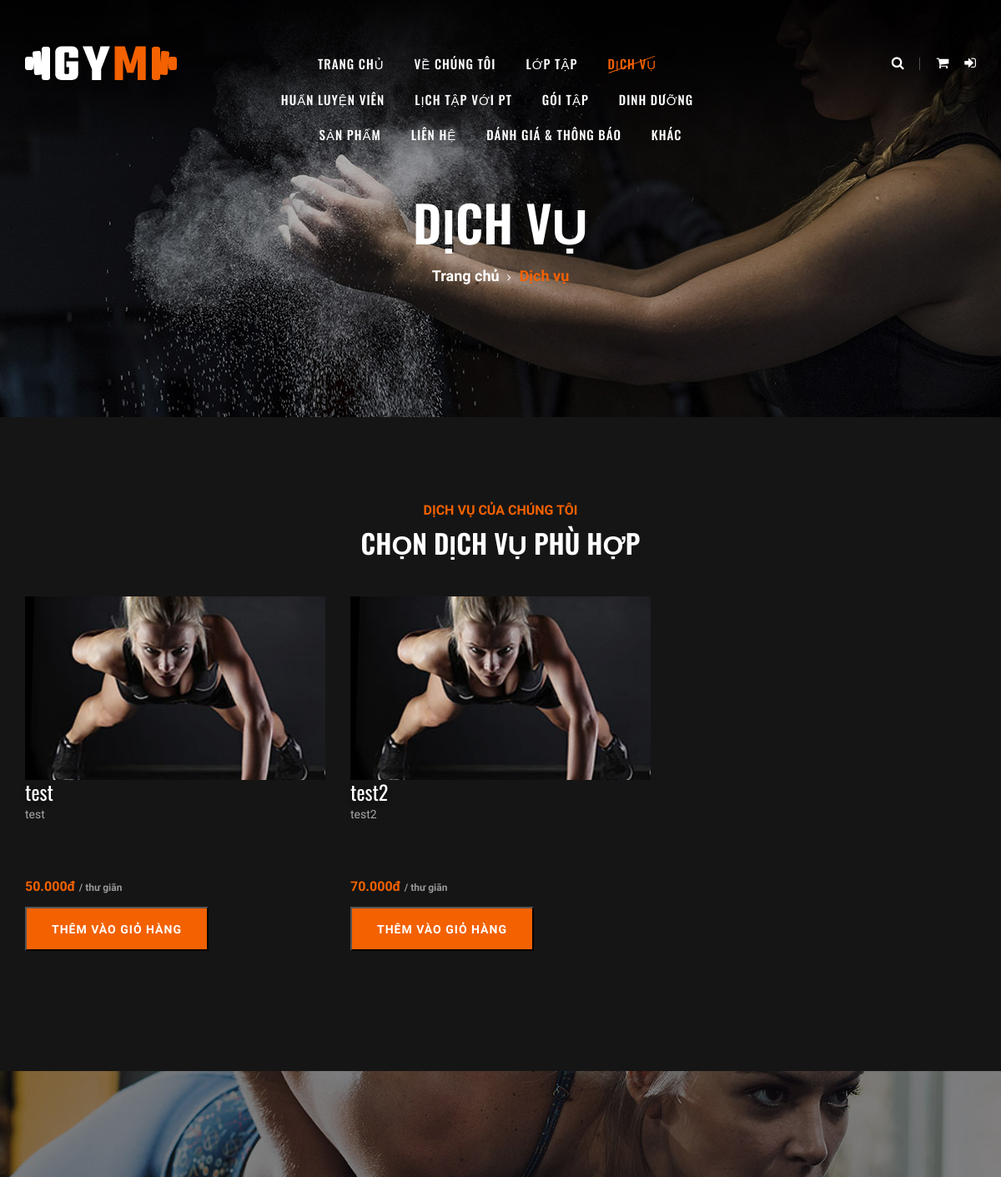
/client/services.php (upper part), run on an earlier commit of the app's database.
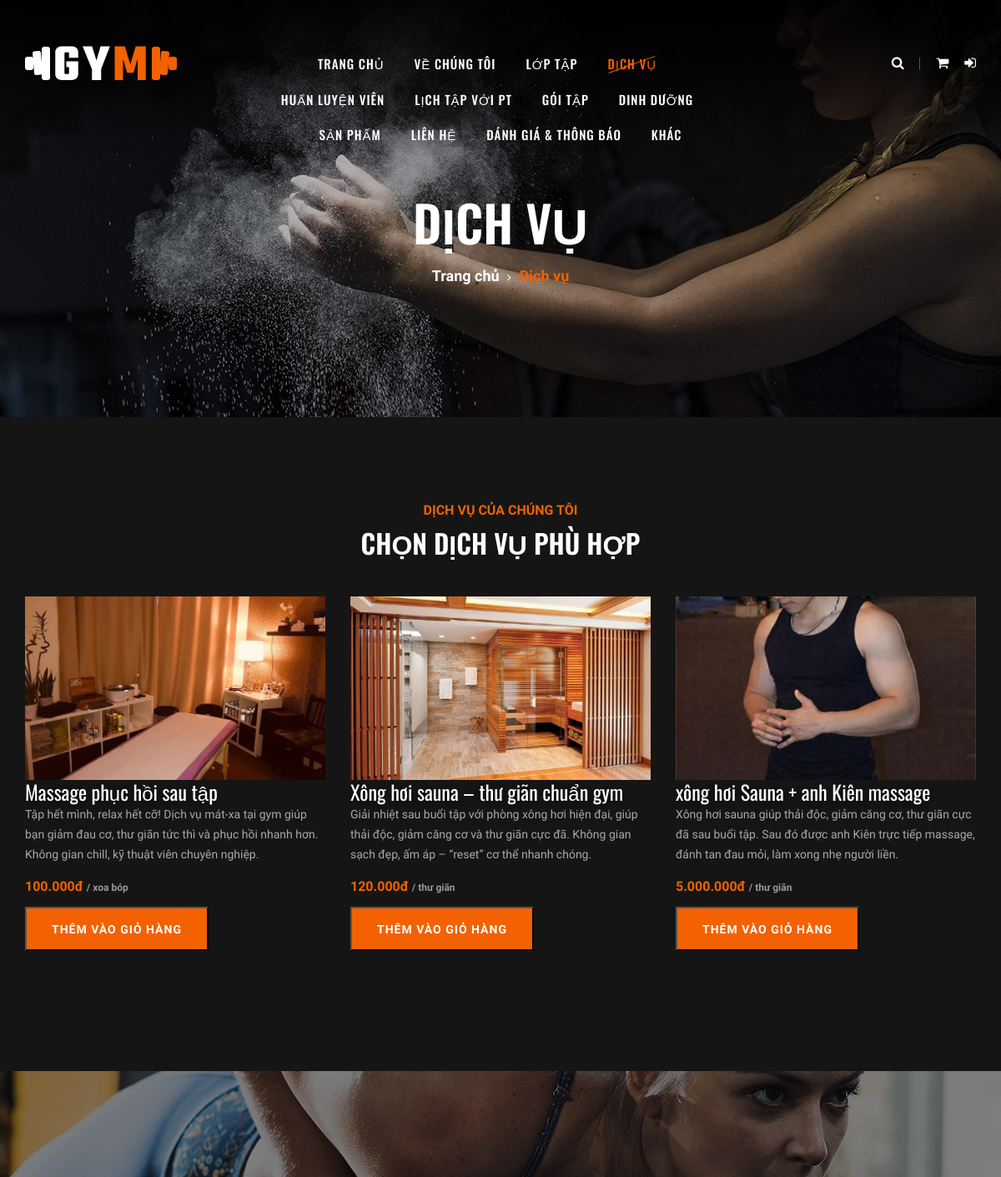
And on a later commit of the database.
### tables this page shows
CREATE TABLE `services` (
  `id` int NOT NULL AUTO_INCREMENT,
  `name` varchar(100) NOT NULL,
  `img` varchar(255) DEFAULT NULL COMMENT 'Đường dẫn hình ảnh dịch vụ',
  `type` enum('thư giãn','xoa bóp','hỗ trợ') NOT NULL,
  `price` decimal(10,2) NOT NULL,
  `description` text,
  `status` enum('hoạt động','không hoạt động') DEFAULT 'hoạt động',
  PRIMARY KEY (`id`)
);

### client/services.php (the view, shortened to what this page needs)
<?php
require_once '../config/db.php';
$services = [];
$serviceQuery = $conn->query("SELECT id, name, img, type, price, description FROM services WHERE status = 'hoạt động' ORDER BY id ASC");
if ($serviceQuery) {
    while ($row = $serviceQuery->fetch_assoc()) {
        $services[] = $row;
    }
}
include 'layout/header.php';
?>
<section class="breadcrumb-section set-bg" data-setbg="assets/img/breadcrumb-bg.jpg">
    <div class="container">
        <div class="row">
            <div class="col-lg-12 text-center">
                <div class="breadcrumb-text">
                    <h2>Dịch vụ</h2>
                    <div class="bt-option">
                        <a href="index.php">Trang chủ</a>
                        <span>Dịch vụ</span>
                    </div>
                </div>
            </div>
        </div>
    </div>
</section>
<section class="services-section spad">
    <div class="container">
        <div class="row">
            <div class="col-lg-12">
                <div class="section-title">
                    <span>Dịch vụ của chúng tôi</span>
                    <h2>CHỌN DỊCH VỤ PHÙ HỢP</h2>
                </div>
            </div>
        </div>
        <div class="row">
            <?php if (!empty($services)): ?>
                <?php foreach ($services as $service): ?>
                    <?php
                    $serviceId = (int) $service['id'];
                    $buttonLabel = 'Thêm vào giỏ hàng';
                    $buttonDisabled = '';
                    if (!empty($service['img'])) {
                        $storedImagePath = ltrim($service['img'], '/');
                        if (strpos($storedImagePath, 'assets/uploads/services/') === 0 || strpos($storedImagePath, 'assets/') === 0) {
                            $imagePath = '../' . $storedImagePath;
                        } else {
                            $imagePath = '../assets/uploads/services/' . $storedImagePath;
                        }
                    } else {
                        $imagePath = 'assets/img/services/services-1.jpg';
                    }
                    ?>
                    <div class="col-lg-4 col-sm-6 mb-4">
                        <div class="services-item" style="padding-bottom: 20px;">
                            <img src="<?php echo htmlspecialchars($imagePath); ?>" alt="<?php echo htmlspecialchars($service['name']); ?>" style="height: 220px; width: 100%; object-fit: cover;">
                            <h4 style="color: #ffffff; text-shadow: 0 2px 6px rgba(0, 0, 0, 0.45);">
                                <?php echo htmlspecialchars($service['name']); ?>
                            </h4>
                            <p style="min-height: 72px;"><?php echo htmlspecialchars($service['description'] ?? 'Dịch vụ chăm sóc và hỗ trợ hội viên.'); ?></p>
                            <div style="font-weight: 700; color: #f36100; margin-bottom: 12px;">
                                <?php echo number_format((float) $service['price'], 0, ',', '.'); ?>đ
                                <span style="font-size: 12px; color: #999; font-weight: 600;">/ <?php echo htmlspecialchars($service['type']); ?></span>
                            </div>
                            <button type="button"
                                    class="primary-btn"
                                    onclick="addServiceToCart(<?php echo $serviceId; ?>)"
                                    <?php echo $buttonDisabled; ?>>
                                <?php echo $buttonLabel; ?>
                            </button>
                        </div>
                    </div>
                <?php endforeach; ?>
            <?php else: ?>
                <div class="col-lg-12">
                    <div class="alert alert-warning text-center">Hiện chưa có dịch vụ nào đang mở bán.</div>
                </div>
            <?php endif; ?>
        </div>
    </div>
</section>
<section class="banner-section set-bg" data-setbg="assets/img/banner-bg.jpg">
</section>
<?php include 'layout/footer.php'; ?>

### client/layout/header.php (shortened to what this page needs)
<?php
$current_page = basename($_SERVER['PHP_SELF']);
$unread_notification_count = 0;
?>
<!DOCTYPE html>
<html lang="vi">
<head>
    <link rel="stylesheet" href="assets/css/bootstrap.min.css" type="text/css">
    <link rel="stylesheet" href="assets/css/font-awesome.min.css" type="text/css">
    <link rel="stylesheet" href="assets/css/flaticon.css" type="text/css">
    <link rel="stylesheet" href="assets/css/owl.carousel.min.css" type="text/css">
    <link rel="stylesheet" href="assets/css/barfiller.css" type="text/css">
    <link rel="stylesheet" href="assets/css/magnific-popup.css" type="text/css">
    <link rel="stylesheet" href="assets/css/slicknav.min.css" type="text/css">
    <link rel="stylesheet" href="assets/css/style.css?v=2.0" type="text/css">
    <link rel="stylesheet" href="assets/css/custom-shop.css" type="text/css">
    <link rel="stylesheet" href="assets/css/chatbot-faq.css" type="text/css">
</head>
<body>
    <header class="header-section">
        <div class="container-fluid">
            <div class="row">
                <div class="col-lg-3">
                    <div class="logo">
                        <a href="index.php">
                            <img src="assets/img/logo.png" alt="">
                        </a>
                    </div>
                </div>
                <div class="col-lg-6">
                    <nav class="nav-menu">
                        <ul>
                            <li class="<?php echo ($current_page == 'index.php') ? 'active' : ''; ?>"><a href="index.php">Trang chủ</a></li>
                            <li class="<?php echo ($current_page == 'about.php') ? 'active' : ''; ?>"><a href="about.php">Về chúng tôi</a></li>
                            <li class="<?php echo ($current_page == 'classes.php') ? 'active' : ''; ?>"><a href="classes.php">Lớp tập</a></li>
                            <li class="<?php echo ($current_page == 'services.php') ? 'active' : ''; ?>"><a href="services.php">Dịch vụ</a></li>
                            <li class="<?php echo ($current_page == 'trainers.php') ? 'active' : ''; ?>"><a href="trainers.php">Huấn luyện viên</a></li>
                            <li class="<?php echo ($current_page == 'pt-booking.php') ? 'active' : ''; ?>"><a href="pt-booking.php">Lịch tập với PT</a></li>
                            <li class="<?php echo ($current_page == 'packages.php') ? 'active' : ''; ?>"><a href="packages.php">Gói tập</a></li>
                            <li class="<?php echo ($current_page == 'nutrition.php') ? 'active' : ''; ?>"><a href="nutrition.php">Dinh dưỡng</a></li>
                            <li class="<?php echo ($current_page == 'products.php' || $current_page == 'product-detail.php') ? 'active' : ''; ?>"><a href="products.php">Sản phẩm</a></li>
                            <li class="<?php echo ($current_page == 'contact.php') ? 'active' : ''; ?>"><a href="contact.php">Liên hệ</a></li>
                            <li class="<?php echo ($current_page == 'subscription.php') ? 'active' : ''; ?>"><a href="subscription.php">Đánh giá & thông báo</a></li>
                            <li><a href="#">Khác</a>
                            </li>
                        </ul>
                    </nav>
                </div>
                <div class="col-lg-3">
                    <div class="top-option">
                        <div class="to-search">
                            <a href="#" id="global-search-toggle" title="Tìm kiếm toàn bộ" onclick="return false;"><i class="fa fa-search"></i></a>
                        </div>
                        <div class="to-social">
                            <a href="cart.php" title="Giỏ hàng" style="position: relative;">
                                <i class="fa fa-shopping-cart"></i>
                            </a>
                            <?php if(isset($_SESSION['user_id'])): ?>
                                <a href="subscription.php#tab-notifications" title="Thông báo" style="position: relative;">
                                    <i class="fa fa-bell"></i>
                                    <span id="notification-badge" style="position: absolute; top: -8px; right: -8px; background: #f36100; color: white; border-radius: 50%; min-width: 18px; height: 18px; padding: 0 4px; font-size: 10px; display: <?php echo $unread_notification_count > 0 ? 'flex' : 'none'; ?>; align-items: center; justify-content: center;"><?php echo $unread_notification_count; ?></span>
                                </a>
                                <div class="user-dropdown" style="position:relative;display:inline-block;">
                                    <a href="#" class="user-dropdown-toggle" title="Tài khoản" style="position:relative;">
                                        <i class="fa fa-user"></i>
                                    </a>
                                    <div class="user-dropdown-menu" style="
                                        display:none;position:absolute;right:0;top:130%;
                                        background:#1a1a1a;min-width:200px;border-radius:6px;
                                        box-shadow:0 5px 20px rgba(0,0,0,.4);z-index:9999;
                                        border-top:3px solid #f36100;padding:8px 0;">
                                        <div style="padding:10px 16px 8px;border-bottom:1px solid #333;">
                                            <strong style="color:#fff;font-size:13px;">
                                                <?php echo htmlspecialchars($_SESSION['full_name'] ?? 'Hội viên'); ?>
                                            </strong>
                                        </div>
                                        <a href="profile.php" style="display:block;padding:9px 16px;color:#ccc;text-decoration:none;font-size:13px;">
                                            <i class="fa fa-user-o" style="width:18px;color:#f36100;"></i> Thông tin cá nhân
                                        </a>
                                        <a href="my-membership.php" style="display:block;padding:9px 16px;color:#ccc;text-decoration:none;font-size:13px;">
                                            <i class="fa fa-star-o" style="width:18px;color:#f36100;"></i> Thông tin hội viên
                                        </a>
                                        <a href="my-packages.php" style="display:block;padding:9px 16px;color:#ccc;text-decoration:none;font-size:13px;">
                                            <i class="fa fa-ticket" style="width:18px;color:#f36100;"></i> Gói tập của tôi
                                        </a>
                                        <a href="my-schedules.php" style="display:block;padding:9px 16px;color:#ccc;text-decoration:none;font-size:13px;">
                                            <i class="fa fa-calendar" style="width:18px;color:#f36100;"></i> Lịch tập của tôi
                                        </a>
                                        <a href="pt-booking.php" style="display:block;padding:9px 16px;color:#ccc;text-decoration:none;font-size:13px;">
                                            <i class="fa fa-handshake-o" style="width:18px;color:#f36100;"></i> Đặt lịch PT 1-1
                                        </a>
                                        <a href="order-history.php" style="display:block;padding:9px 16px;color:#ccc;text-decoration:none;font-size:13px;">
                                            <i class="fa fa-shopping-bag" style="width:18px;color:#f36100;"></i> Lịch sử mua hàng
                                        </a>
                                        <div style="border-top:1px solid #333;margin-top:4px;"></div>
                                        <a href="logout.php" style="display:block;padding:9px 16px;color:#e74c3c;text-decoration:none;font-size:13px;">
                                            <i class="fa fa-sign-out" style="width:18px;"></i> Đăng xuất
                                        </a>
                                    </div>
                                </div>
                            <?php else: ?>
                                <a href="login.php" title="Đăng nhập"><i class="fa fa-sign-in"></i></a>
                            <?php endif; ?>
                        </div>
                    </div>
                </div>
            </div>
        </div>
    </header>

### client/layout/footer.php (shortened to what this page needs)
</body>
</html>

### client/assets/css/barfiller.css (style rules this page uses)
body { font-family: Arial; }

### client/assets/css/style.css (style rules this page uses)
html, body { height: 100%; font-family: "Muli", sans-serif; -webkit-font-smoothing: antialiased; font-smoothing: antialiased; background: #0f0f0f; }
h1, h2, h3, h4, h5, h6 { margin: 0; color: #111111; font-weight: 400; font-family: "Oswald", sans-serif; }
h2 { font-size: 36px; }
h4 { font-size: 24px; }
p { font-size: 14px; font-family: "Muli", sans-serif; color: #a9a9a9; font-weight: 400; line-height: 24px; margin: 0 0 15px 0; }
img { max-width: 100%; }
ul, ol { padding: 0; margin: 0; }
.section-title { margin-bottom: 45px; text-align: center; }
.section-title span { font-size: 16px; color: #f36100; text-transform: uppercase; font-weight: 700; }
.section-title h2 { color: #ffffff; font-size: 32px; font-weight: 600; text-transform: uppercase; margin-top: 8px; }
.set-bg { background-repeat: no-repeat; background-size: cover; background-position: top center; }
.spad { padding-top: 100px; padding-bottom: 100px; }
.primary-btn { display: inline-block; font-size: 14px; padding: 17px 30px 16px; color: #ffffff; background: #f36100; line-height: normal; letter-spacing: 1px; text-transform: uppercase; font-weight: 700; }
.header-section { position: absolute; left: 0; top: 0; width: 100%; padding: 0 15px; padding-top: 55px; z-index: 99; }
.logo a { display: inline-block; }
.nav-menu { text-align: center; }
.nav-menu ul li { list-style: none; display: inline-block; margin-right: 32px; position: relative; z-index: 1; }
.nav-menu ul li:last-child { margin-right: 0; }
.nav-menu ul li.active>a { color: #f36100; }
.nav-menu ul li.active>a:after { opacity: 1; }
.nav-menu ul li a { color: #ffffff; display: block; font-size: 15px; font-weight: 500; text-transform: uppercase; letter-spacing: 1px; font-family: "Oswald", sans-serif; padding: 10px 0px; position: relative; -webkit-transition: all 0.3s; -o-transition: all 0.3s; transition: all 0.3s; }
.nav-menu ul li a:after { position: absolute; left: 0; top: 22px; height: 1px; width: 100%; background: #f36100; content: ""; -webkit-transform: rotate(-20deg); -ms-transform: rotate(-20deg); transform: rotate(-20deg); opacity: 0; -webkit-transition: all 0.3s; -o-transition: all 0.3s; transition: all 0.3s; }
.top-option { text-align: right; padding: 9px 0; }
.top-option .to-search { display: inline-block; padding-right: 20px; position: relative; }
.top-option .to-search:after { position: absolute; right: 0; top: 5px; height: 15px; width: 1px; background: rgba(255, 255, 255, 0.3); content: ""; }
.top-option .to-search i { font-size: 16px; color: #ffffff; cursor: pointer; }
.top-option .to-social { display: inline-block; }
.top-option .to-social a { display: inline-block; color: #ffffff; font-size: 16px; margin-left: 15px; }
.banner-section { height: 550px; display: -webkit-box; display: -ms-flexbox; display: flex; -webkit-box-align: center; -ms-flex-align: center; align-items: center; -webkit-box-pack: center; -ms-flex-pack: center; justify-content: center; }
.breadcrumb-section { height: 500px; padding-top: 230px; }
.breadcrumb-text h2 { font-size: 60px; color: #ffffff; font-weight: 600; text-transform: uppercase; margin-bottom: 15px; }
.breadcrumb-text .bt-option a { font-size: 18px; color: #ffffff; font-weight: 700; display: inline-block; position: relative; margin-right: 20px; }
.breadcrumb-text .bt-option a:after { position: absolute; right: -14px; top: 6px; font-family: "FontAwesome"; content: ""; font-size: 13px; font-weight: 400; }
.breadcrumb-text .bt-option span { font-size: 18px; color: #f36100; font-weight: 700; }
.services-section { background: #151515; }
@media only screen and (min-width: 1200px) { .container { max-width: 1170px; } }

What changed in the data, as far as the page shows it:
changed services: img: a different picture; name "test" → "Massage phục hồi sau tập"; description "test" → "Tập hết mình, relax hết cỡ! Dịch vụ mát-xa tại gym giúp bạn giảm đau cơ, thư giãn tức thì và phục hồi nhanh hơn. Không gian chill, kỹ thuật viên chuyên nghiệp."; price "50.000" → "100.000"; type "thư giãn" → "xoa bóp"
changed services: img: picture added in place of a placeholder; name "test2" → "Xông hơi sauna – thư giãn chuẩn gym"; description "test2" → "Giải nhiệt sau buổi tập với phòng xông hơi hiện đại, giúp thải độc, giảm căng cơ và thư giãn cực đã. Không gian sạch đẹp, ấm áp – “reset” cơ thể nhanh chóng."; price "70.000" → "120.000"
added services: img (picture), name "xông hơi Sauna + anh Kiên massage", description "Xông hơi sauna giúp thải độc, giảm căng cơ, thư giãn cực đã sau buổi tập. Sau đó được anh Kiên trực tiếp massage, đánh tan đau mỏi, làm xong nhẹ người liền.", price "5.000.000", type "thư giãn", buttonLabel "THÊM VÀO GIỎ HÀNG"
